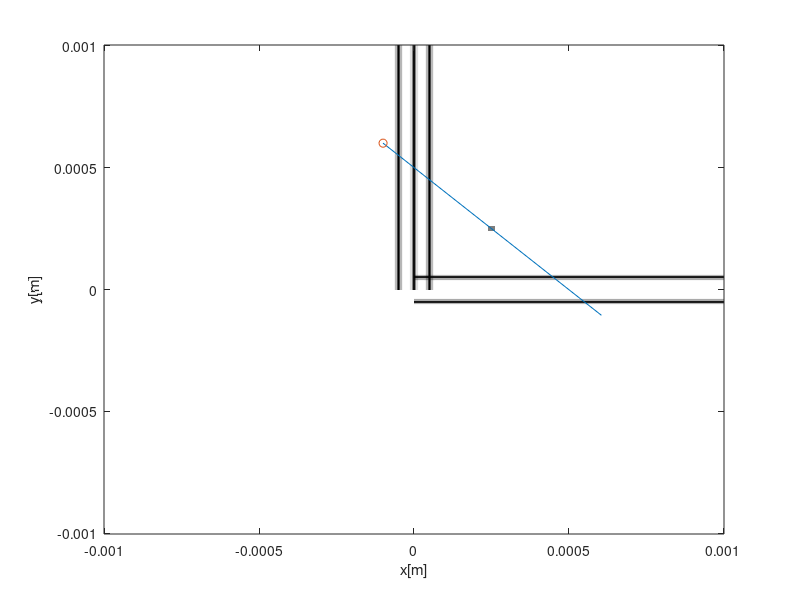

The MATLAB script that drew this image: (Note: this script raises an error after producing the figure.)
%This script simulates images to be used with script1
close all;
clear;
%% Inputs
OCTVolumePosition = [-1e-3 -1e-3     0; ... %x,y,z position [m] of the first A scan in the first B scan (1,1)
                     +1e-3 +1e-3  0.968e-6*2040]';     %x,y,z position [m] of the las A scan in the last B scan (end,end). z is deeper!
lnDist = 1e-6*[-50  +50  -50    0  +50]; %Line distance from origin [m]
lnDir  =      [  0    0    1    1    1]; %Line direction 0 - left right, 1 - up down

NPixX = 500; %Number of pixels in each direction
NPixY = 400;
NPixZ = 100;
NPixIm = 500;


u = [1; -1; 0]; u = u/norm(u)*2e-6;
v = [0;  0; 1]; v = v/norm(v)*2e-6;
h = [-0.1e-3 0.6e-3 0];

%% X-Y Plane
x = linspace(OCTVolumePosition(1),OCTVolumePosition(4),NPixX);
y = linspace(OCTVolumePosition(2),OCTVolumePosition(5),NPixY);
[xx,yy] = meshgrid(x,y);

b = ones(size(xx)); %Canvas, (y,x)

%Draw lines
for i=1:length(lnDir)
    switch(lnDir(i))
        case 0
            f = exp(-(yy-lnDist(i)).^2/(2*5e-6^2)).*(xx>0);
        case 1
            f = exp(-(xx-lnDist(i)).^2/(2*5e-6^2)).*(yy>0);
    end
    
    b = b.*(1-f);
end
b(abs(xx-250e-6)<10e-6 & abs(yy-250e-6)<10e-6) = 0.5;

figure(1);
imagesc(x,y,b)
hold on;
plot(h(1)+u(1)*[0 NPixIm-1],h(2)+u(2)*[0 NPixIm-1]);
plot(h(1)+u(1)*[0],h(2)+u(2)*[0],'o');
hold off;
colormap gray;
axis xy;
xlabel('x[m]');
ylabel('y[m]');
pause(0.01);


%% Generate Volume
OCTVol(1,:,:) = b';%(z,x,y)
OCTVol = repmat(OCTVol,[NPixZ 1 1]);
yOCT2Tif(OCTVol,'scanAbs.tif');

%% Generate Image
xp = h(1)+u(1)*(0:(NPixIm-1));
yp = h(2)+u(2)*(0:(NPixIm-1));

im = interp2(xx,yy,b,xp,yp);
im = repmat(im,[NPixIm 1]);
imwrite(im,'1.tif');

figure(2);
imagesc(im);
colormap gray;
title('Scan');

